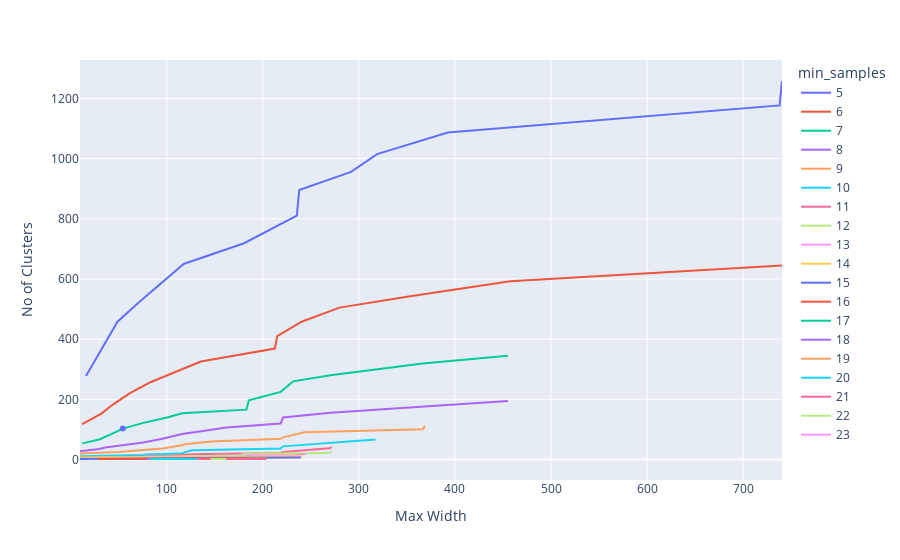

The cell this chart's notebook holds for it:
### Code cell
fig = px.line(df_cluster_stats_w_clusters,
              x="Max Width", y="No of Clusters",
              color="min_samples",
              line_group="min_samples",
              hover_name="min_samples",
             hover_data=['eps', 'min_samples', 'silhouette_score'])

eps_consition = df_cluster_stats_w_clusters['eps']==20
min_sample_cond = df_cluster_stats_w_clusters['min_samples']==7

fig2 = px.scatter(df_cluster_stats_w_clusters.loc[eps_consition & min_sample_cond],
                  x="Max Width", y="No of Clusters",
                 hover_data=['eps', 'min_samples',"Max Width","No of Clusters"])

fig.add_trace(fig2.data[0])
# fig.show()

fig.show()

### Figure 1 — Plotly figure (JSON) as saved in the notebook; plotly's stock layout.template omitted (floating-point values rounded to 4 significant figures)
{"data": [{"customdata": [[5, 5, 0.9996], [10, 5, 0.9972], [15, 5, 0.9923], [20, 5, 0.9883], [25, 5, 0.9859], [30, 5, 0.98], [35, 5, 0.9737], [40, 5, 0.9611], [45, 5, 0.9463], [50, 5, 0.9393], [55, 5, 0.9323], [60, 5, 0.9188], [65, 5, 0.9021], [70, 5, 0.8947]], "hovertemplate": "<b>%{hovertext}</b><br><br>min_samples=%{customdata[1]}<br>Max Width=%{x}<br>No of Clusters=%{y}<br>eps=%{customdata[0]}<br>silhouette_score=%{customdata[2]}<extra></extra>", "hovertext": [5, 5, 5, 5, 5, 5, 5, 5, 5, 5, 5, 5, 5, 5], "legendgroup": "5", "line": {"color": "#636efa", "dash": "solid"}, "mode": "lines", "name": "5", "orientation": "v", "showlegend": true, "type": "scatter", "x": [15.95, 35.15, 48.73, 71.39, 90.17, 117.6, 180.5, 235.4, 237.9, 291.8, 319.0, 392.6, 737.9, 740.4], "xaxis": "x", "y": [278, 381, 458, 524, 576, 650, 719, 811, 896, 956, 1015, 1087, 1177, 1258], "yaxis": "y"}, {"customdata": [[5, 6, 0.9994], [10, 6, 0.9972], [15, 6, 0.9955], [20, 6, 0.9863], [25, 6, 0.9837], [30, 6, 0.9778], [35, 6, 0.9738], [40, 6, 0.9655], [45, 6, 0.9548], [50, 6, 0.9427], [55, 6, 0.9316], [60, 6, 0.9155], [65, 6, 0.9069], [70, 6, 0.8896]], "hovertemplate": "<b>%{hovertext}</b><br><br>min_samples=%{customdata[1]}<br>Max Width=%{x}<br>No of Clusters=%{y}<br>eps=%{customdata[0]}<br>silhouette_score=%{customdata[2]}<extra></extra>", "hovertext": [6, 6, 6, 6, 6, 6, 6, 6, 6, 6, 6, 6, 6, 6], "legendgroup": "6", "line": {"color": "#EF553B", "dash": "solid"}, "mode": "lines", "name": "6", "orientation": "v", "showlegend": true, "type": "scatter", "x": [11.99, 31.93, 43.56, 61.66, 83.62, 109.9, 135.5, 212.5, 215.0, 240.4, 279.8, 353.4, 457.5, 740.4], "xaxis": "x", "y": [118, 153, 182, 221, 258, 293, 326, 369, 410, 458, 505, 543, 593, 645], "yaxis": "y"}, {"customdata": [[5, 7, 0.9989], [10, 7, 0.9959], [15, 7, 0.9946], [20, 7, 0.9892], [25, 7, 0.9866], [30, 7, 0.9787], [35, 7, 0.9751], [40, 7, 0.9708], [45, 7, 0.956], [50, 7, 0.9442], [55, 7, 0.9314], [60, 7, 0.9183], [65, 7, 0.9088], [70, 7, 0.8979]], "hovertemplate": "<b>%{hovertext}</b><br><br>min_samples=%{customdata[1]}<br>Max Width=%{x}<br>No of Clusters=%{y}<br>eps=%{customdata[0]}<br>silhouette_score=%{customdata[2]}<extra></extra>", "hovertext": [7, 7, 7, 7, 7, 7, 7, 7, 7, 7, 7, 7, 7, 7], "legendgroup": "7", "line": {"color": "#00cc96", "dash": "solid"}, "mode": "lines", "name": "7", "orientation": "v", "showlegend": true, "type": "scatter", "x": [11.99, 29.84, 41.71, 54.27, 75.63, 100.4, 116.0, 183.0, 185.5, 218.6, 231.6, 270.4, 366.4, 455.1], "xaxis": "x", "y": [54, 67, 84, 103, 122, 140, 154, 166, 197, 225, 260, 280, 319, 345], "yaxis": "y"}, {"customdata": [[5, 8, 1.0], [10, 8, 0.9999], [15, 8, 0.9994], [20, 8, 0.9987], [25, 8, 0.995], [30, 8, 0.9926], [35, 8, 0.9805], [40, 8, 0.9754], [45, 8, 0.9657], [50, 8, 0.9599], [55, 8, 0.9414], [60, 8, 0.9227], [65, 8, 0.914], [70, 8, 0.8999]], "hovertemplate": "<b>%{hovertext}</b><br><br>min_samples=%{customdata[1]}<br>Max Width=%{x}<br>No of Clusters=%{y}<br>eps=%{customdata[0]}<br>silhouette_score=%{customdata[2]}<extra></extra>", "hovertext": [8, 8, 8, 8, 8, 8, 8, 8, 8, 8, 8, 8, 8, 8], "legendgroup": "8", "line": {"color": "#ab63fa", "dash": "solid"}, "mode": "lines", "name": "8", "orientation": "v", "showlegend": true, "type": "scatter", "x": [9.711, 29.84, 35.78, 50.31, 75.63, 95.43, 116.0, 130.4, 162.0, 218.6, 221.1, 270.4, 366.4, 455.1], "xaxis": "x", "y": [28, 35, 40, 46, 57, 69, 85, 92, 107, 120, 140, 156, 176, 195], "yaxis": "y"}, {"customdata": [[5, 9, 1.0], [10, 9, 1.0], [15, 9, 1.0], [20, 9, 0.9998], [25, 9, 0.9966], [30, 9, 0.9941], [35, 9, 0.9871], [40, 9, 0.9843], [45, 9, 0.9712], [50, 9, 0.9564], [55, 9, 0.9511], [60, 9, 0.9383], [65, 9, 0.9174], [70, 9, 0.9]], "hovertemplate": "<b>%{hovertext}</b><br><br>min_samples=%{customdata[1]}<br>Max Width=%{x}<br>No of Clusters=%{y}<br>eps=%{customdata[0]}<br>silhouette_score=%{customdata[2]}<extra></extra>", "hovertext": [9, 9, 9, 9, 9, 9, 9, 9, 9, 9, 9, 9, 9, 9], "legendgroup": "9", "line": {"color": "#FFA15A", "dash": "solid"}, "mode": "lines", "name": "9", "orientation": "v", "showlegend": true, "type": "scatter", "x": [9.711, 25, 33.11, 50.31, 75.63, 95.43, 116.0, 118.5, 146.2, 218.6, 221.1, 243.4, 366.4, 368.9], "xaxis": "x", "y": [20, 21, 23, 25, 32, 37, 48, 51, 60, 69, 74, 91, 101, 112], "yaxis": "y"}, {"customdata": [[5, 10, 1.0], [10, 10, 1.0], [15, 10, 1.0], [20, 10, 0.9999], [25, 10, 0.9999], [30, 10, 0.9973], [35, 10, 0.9966], [40, 10, 0.9946], [45, 10, 0.9826], [50, 10, 0.969], [55, 10, 0.9568], [60, 10, 0.9277], [65, 10, 0.9159], [70, 10, 0.9115]], "hovertemplate": "<b>%{hovertext}</b><br><br>min_samples=%{customdata[1]}<br>Max Width=%{x}<br>No of Clusters=%{y}<br>eps=%{customdata[0]}<br>silhouette_score=%{customdata[2]}<extra></extra>", "hovertext": [10, 10, 10, 10, 10, 10, 10, 10, 10, 10, 10, 10, 10, 10], "legendgroup": "10", "line": {"color": "#19d3f3", "dash": "solid"}, "mode": "lines", "name": "10", "orientation": "v", "showlegend": true, "type": "scatter", "x": [9.711, 25, 33.11, 50.31, 75.63, 78.13, 116.0, 118.5, 126.2, 218.6, 221.1, 240.3, 269.2, 317.3], "xaxis": "x", "y": [11, 13, 14, 14, 15, 17, 20, 24, 31, 37, 44, 49, 57, 67], "yaxis": "y"}, {"customdata": [[5, 11, 1.0], [10, 11, 1.0], [15, 11, 1.0], [20, 11, 0.9999], [25, 11, 0.9999], [30, 11, 0.9999], [35, 11, 0.9992], [40, 11, 0.9975], [45, 11, 0.9871], [50, 11, 0.9869], [55, 11, 0.9687], [60, 11, 0.9446], [65, 11, 0.919], [70, 11, 0.9159]], "hovertemplate": "<b>%{hovertext}</b><br><br>min_samples=%{customdata[1]}<br>Max Width=%{x}<br>No of Clusters=%{y}<br>eps=%{customdata[0]}<br>silhouette_score=%{customdata[2]}<extra></extra>", "hovertext": [11, 11, 11, 11, 11, 11, 11, 11, 11, 11, 11, 11, 11, 11], "legendgroup": "11", "line": {"color": "#FF6692", "dash": "solid"}, "mode": "lines", "name": "11", "orientation": "v", "showlegend": true, "type": "scatter", "x": [9.711, 12.21, 33.11, 50.31, 52.81, 78.13, 101.2, 103.7, 126.2, 218.6, 221.1, 240.3, 269.2, 271.7], "xaxis": "x", "y": [7, 7, 8, 9, 9, 10, 11, 13, 18, 22, 25, 30, 38, 41], "yaxis": "y"}, {"customdata": [[5, 12, 1.0], [10, 12, 1.0], [15, 12, 1.0], [20, 12, 1.0], [25, 12, 1.0], [30, 12, 0.9999], [35, 12, 0.9999], [40, 12, 0.999], [45, 12, 0.9969], [50, 12, 0.9869], [55, 12, 0.9683], [60, 12, 0.9624], [65, 12, 0.9369], [70, 12, 0.9321]], "hovertemplate": "<b>%{hovertext}</b><br><br>min_samples=%{customdata[1]}<br>Max Width=%{x}<br>No of Clusters=%{y}<br>eps=%{customdata[0]}<br>silhouette_score=%{customdata[2]}<extra></extra>", "hovertext": [12, 12, 12, 12, 12, 12, 12, 12, 12, 12, 12, 12, 12, 12], "legendgroup": "12", "line": {"color": "#B6E880", "dash": "solid"}, "mode": "lines", "name": "12", "orientation": "v", "showlegend": true, "type": "scatter", "x": [9.711, 12.21, 33.11, 50.31, 52.81, 78.13, 80.63, 100.4, 126.2, 174.9, 183.2, 240.3, 269.2, 271.7], "xaxis": "x", "y": [7, 7, 8, 8, 8, 9, 9, 10, 12, 14, 20, 20, 23, 27], "yaxis": "y"}, {"customdata": [[5, 13, 1.0], [10, 13, 1.0], [15, 13, 1.0], [20, 13, 1.0], [25, 13, 0.9999], [30, 13, 0.9999], [35, 13, 0.9999], [40, 13, 0.9998], [45, 13, 0.9998], [50, 13, 0.9987], [55, 13, 0.979], [60, 13, 0.9782], [65, 13, 0.9754], [70, 13, 0.9639]], "hovertemplate": "<b>%{hovertext}</b><br><br>min_samples=%{customdata[1]}<br>Max Width=%{x}<br>No of Clusters=%{y}<br>eps=%{customdata[0]}<br>silhouette_score=%{customdata[2]}<extra></extra>", "hovertext": [13, 13, 13, 13, 13, 13, 13, 13, 13, 13, 13, 13, 13, 13], "legendgroup": "13", "line": {"color": "#FF97FF", "dash": "solid"}, "mode": "lines", "name": "13", "orientation": "v", "showlegend": true, "type": "scatter", "x": [9.711, 12.21, 14.71, 28.36, 52.81, 78.13, 80.63, 100.4, 126.2, 174.9, 183.2, 185.7, 234.1, 245.3], "xaxis": "x", "y": [5, 5, 5, 6, 7, 7, 7, 8, 8, 10, 12, 13, 15, 19], "yaxis": "y"}, {"customdata": [[5, 14, 1.0], [10, 14, 1.0], [15, 14, 1.0], [20, 14, 1.0], [25, 14, 1.0], [30, 14, 1.0], [35, 14, 0.9999], [40, 14, 0.9999], [45, 14, 0.9998], [50, 14, 0.9998], [55, 14, 0.9997], [60, 14, 0.9997], [65, 14, 0.9913], [70, 14, 0.9904]], "hovertemplate": "<b>%{hovertext}</b><br><br>min_samples=%{customdata[1]}<br>Max Width=%{x}<br>No of Clusters=%{y}<br>eps=%{customdata[0]}<br>silhouette_score=%{customdata[2]}<extra></extra>", "hovertext": [14, 14, 14, 14, 14, 14, 14, 14, 14, 14, 14, 14, 14, 14], "legendgroup": "14", "line": {"color": "#FECB52", "dash": "solid"}, "mode": "lines", "name": "14", "orientation": "v", "showlegend": true, "type": "scatter", "x": [9.711, 12.21, 14.71, 28.36, 30.86, 33.36, 78.4, 83.13, 126.2, 143.0, 183.2, 185.7, 234.1, 239.8], "xaxis": "x", "y": [5, 5, 5, 6, 6, 6, 7, 7, 8, 9, 9, 9, 12, 12], "yaxis": "y"}, {"customdata": [[5, 15, null], [10, 15, null], [15, 15, null], [20, 15, 0.9999], [25, 15, 0.9999], [30, 15, 0.9999], [35, 15, 0.9999], [40, 15, 0.9999], [45, 15, 0.9999], [50, 15, 0.9997], [55, 15, 0.9997], [60, 15, 0.9997], [65, 15, 0.9996], [70, 15, 0.9852]], "hovertemplate": "<b>%{hovertext}</b><br><br>min_samples=%{customdata[1]}<br>Max Width=%{x}<br>No of Clusters=%{y}<br>eps=%{customdata[0]}<br>silhouette_score=%{customdata[2]}<extra></extra>", "hovertext": [15, 15, 15, 15, 15, 15, 15, 15, 15, 15, 15, 15, 15, 15], "legendgroup": "15", "line": {"color": "#636efa", "dash": "solid"}, "mode": "lines", "name": "15", "orientation": "v", "showlegend": true, "type": "scatter", "x": [9.711, 12.21, 14.71, 28.36, 30.86, 33.36, 78.4, 83.13, 85.63, 135.1, 183.2, 185.7, 234.1, 239.8], "xaxis": "x", "y": [2, 2, 2, 3, 3, 3, 4, 4, 4, 5, 5, 5, 5, 7], "yaxis": "y"}, {"customdata": [[20, 16, null], [25, 16, null], [30, 16, null], [35, 16, 0.9999], [40, 16, 0.9999], [45, 16, 0.9999], [50, 16, 0.9999], [55, 16, 0.9996], [60, 16, 0.9996], [65, 16, 0.9995], [70, 16, 0.9995]], "hovertemplate": "<b>%{hovertext}</b><br><br>min_samples=%{customdata[1]}<br>Max Width=%{x}<br>No of Clusters=%{y}<br>eps=%{customdata[0]}<br>silhouette_score=%{customdata[2]}<extra></extra>", "hovertext": [16, 16, 16, 16, 16, 16, 16, 16, 16, 16, 16], "legendgroup": "16", "line": {"color": "#EF553B", "dash": "solid"}, "mode": "lines", "name": "16", "orientation": "v", "showlegend": true, "type": "scatter", "x": [28.36, 30.86, 33.36, 78.4, 83.13, 85.63, 88.13, 183.2, 185.7, 188.2, 203.6], "xaxis": "x", "y": [2, 2, 2, 3, 3, 3, 3, 4, 4, 4, 4], "yaxis": "y"}, {"customdata": [[35, 17, null], [40, 17, null], [45, 17, null], [50, 17, null], [55, 17, 0.9994], [60, 17, 0.9994], [65, 17, 0.9994], [70, 17, 0.9993]], "hovertemplate": "<b>%{hovertext}</b><br><br>min_samples=%{customdata[1]}<br>Max Width=%{x}<br>No of Clusters=%{y}<br>eps=%{customdata[0]}<br>silhouette_score=%{customdata[2]}<extra></extra>", "hovertext": [17, 17, 17, 17, 17, 17, 17, 17], "legendgroup": "17", "line": {"color": "#00cc96", "dash": "solid"}, "mode": "lines", "name": "17", "orientation": "v", "showlegend": true, "type": "scatter", "x": [78.4, 83.13, 85.63, 88.13, 183.2, 185.7, 188.2, 203.6], "xaxis": "x", "y": [2, 2, 2, 2, 3, 3, 3, 3], "yaxis": "y"}, {"customdata": [[35, 18, null], [40, 18, null], [45, 18, null], [50, 18, null], [55, 18, null], [60, 18, null], [65, 18, 0.9994], [70, 18, 0.9993]], "hovertemplate": "<b>%{hovertext}</b><br><br>min_samples=%{customdata[1]}<br>Max Width=%{x}<br>No of Clusters=%{y}<br>eps=%{customdata[0]}<br>silhouette_score=%{customdata[2]}<extra></extra>", "hovertext": [18, 18, 18, 18, 18, 18, 18, 18], "legendgroup": "18", "line": {"color": "#ab63fa", "dash": "solid"}, "mode": "lines", "name": "18", "orientation": "v", "showlegend": true, "type": "scatter", "x": [78.4, 83.13, 85.63, 88.13, 183.2, 185.7, 188.2, 203.6], "xaxis": "x", "y": [2, 2, 2, 2, 2, 2, 3, 3], "yaxis": "y"}, {"customdata": [[40, 19, null], [45, 19, null], [50, 19, null], [55, 19, null], [60, 19, null], [65, 19, null], [70, 19, 0.9993]], "hovertemplate": "<b>%{hovertext}</b><br><br>min_samples=%{customdata[1]}<br>Max Width=%{x}<br>No of Clusters=%{y}<br>eps=%{customdata[0]}<br>silhouette_score=%{customdata[2]}<extra></extra>", "hovertext": [19, 19, 19, 19, 19, 19, 19], "legendgroup": "19", "line": {"color": "#FFA15A", "dash": "solid"}, "mode": "lines", "name": "19", "orientation": "v", "showlegend": true, "type": "scatter", "x": [83.13, 85.63, 88.13, 131.2, 185.7, 188.2, 203.6], "xaxis": "x", "y": [2, 2, 2, 2, 2, 2, 3], "yaxis": "y"}, {"customdata": [[40, 20, null], [45, 20, null], [50, 20, null], [55, 20, null], [60, 20, null], [65, 20, null], [70, 20, null]], "hovertemplate": "<b>%{hovertext}</b><br><br>min_samples=%{customdata[1]}<br>Max Width=%{x}<br>No of Clusters=%{y}<br>eps=%{customdata[0]}<br>silhouette_score=%{customdata[2]}<extra></extra>", "hovertext": [20, 20, 20, 20, 20, 20, 20], "legendgroup": "20", "line": {"color": "#19d3f3", "dash": "solid"}, "mode": "lines", "name": "20", "orientation": "v", "showlegend": true, "type": "scatter", "x": [83.13, 85.63, 88.13, 131.2, 185.7, 188.2, 203.6], "xaxis": "x", "y": [2, 2, 2, 2, 2, 2, 2], "yaxis": "y"}, {"customdata": [[55, 21, null], [60, 21, null], [65, 21, null], [70, 21, null]], "hovertemplate": "<b>%{hovertext}</b><br><br>min_samples=%{customdata[1]}<br>Max Width=%{x}<br>No of Clusters=%{y}<br>eps=%{customdata[0]}<br>silhouette_score=%{customdata[2]}<extra></extra>", "hovertext": [21, 21, 21, 21], "legendgroup": "21", "line": {"color": "#FF6692", "dash": "solid"}, "mode": "lines", "name": "21", "orientation": "v", "showlegend": true, "type": "scatter", "x": [131.2, 185.7, 188.2, 203.6], "xaxis": "x", "y": [2, 2, 2, 2], "yaxis": "y"}, {"customdata": [[65, 22, null], [70, 22, null]], "hovertemplate": "<b>%{hovertext}</b><br><br>min_samples=%{customdata[1]}<br>Max Width=%{x}<br>No of Clusters=%{y}<br>eps=%{customdata[0]}<br>silhouette_score=%{customdata[2]}<extra></extra>", "hovertext": [22, 22], "legendgroup": "22", "line": {"color": "#B6E880", "dash": "solid"}, "mode": "lines", "name": "22", "orientation": "v", "showlegend": true, "type": "scatter", "x": [146.0, 161.5], "xaxis": "x", "y": [2, 2], "yaxis": "y"}, {"customdata": [[70, 23, null]], "hovertemplate": "<b>%{hovertext}</b><br><br>min_samples=%{customdata[1]}<br>Max Width=%{x}<br>No of Clusters=%{y}<br>eps=%{customdata[0]}<br>silhouette_score=%{customdata[2]}<extra></extra>", "hovertext": [23], "legendgroup": "23", "line": {"color": "#FF97FF", "dash": "solid"}, "mode": "lines", "name": "23", "orientation": "v", "showlegend": true, "type": "scatter", "x": [161.5], "xaxis": "x", "y": [2], "yaxis": "y"}, {"customdata": [[20, 7]], "hovertemplate": "Max Width=%{x}<br>No of Clusters=%{y}<br>eps=%{customdata[0]}<br>min_samples=%{customdata[1]}<extra></extra>", "legendgroup": "", "marker": {"color": "#636efa", "symbol": "circle"}, "mode": "markers", "name": "", "orientation": "v", "showlegend": false, "type": "scatter", "x": [54.27], "xaxis": "x", "y": [103], "yaxis": "y"}], "layout": {"legend": {"title": {"text": "min_samples"}, "tracegroupgap": 0}, "margin": {"t": 60}, "xaxis": {"anchor": "y", "domain": [0, 1], "title": {"text": "Max Width"}}, "yaxis": {"anchor": "x", "domain": [0, 1], "title": {"text": "No of Clusters"}}}}
